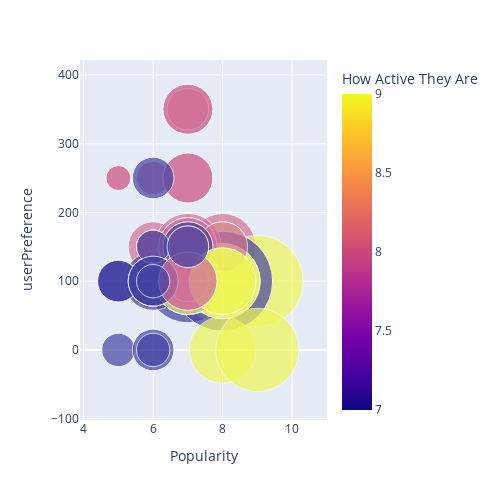

Notebook source saved alongside this figure:
### Code cell
import plotly.express as px

interest_level = [0] * 82
df["userPreference"] = interest_level
# Get user input for filtering
major_filter = input('''Choose a major from the following
Engineering
Science
Computer Science
Performing arts
Athletic & Recreation
Cultural
Social
Fraternities and Sororities
Miscellaneous
''')
category_filter = input('''Choose a Category from the following
Academic
Arts
Sports
Service
Special Interest
Cultural
Business
''')
ps_filter = input("choose (Professional/ Social): ")
time_filter = input("Enter the time commitment you want in hours/week: ")
size_filter = input("Enter the member size you prefer: ")
for index, row in df.iterrows():
  if (row['Majors'] == major_filter):
    df.at[index,'userPreference'] = df.at[index,'userPreference']+200
  if (row['Category'] == category_filter):
    df.at[index,'userPreference'] = df.at[index,'userPreference']+150
  if (row['Social/Professional'] == ps_filter) :
    df.at[index,'userPreference'] = df.at[index,'userPreference']+100
  if row['Time Commitment'] == time_filter:
    df.at[index,'userPreference'] = df.at[index,'userPreference']+100
  if row['Size'] == size_filter:
    df.at[index,'userPreference'] = df.at[index,'userPreference']+100

df

if not df.empty:
    print("Filtered DataFrame:")
    print(df)
    fig = px.scatter(df, x = "Popularity", y = "userPreference", size = df[ "Size"], hover_name = "RSO Name", color = "How Active They Are", size_max = 10)
    fig.update_traces(opacity=0.75, marker=dict(sizemode='diameter'))
    fig.update_layout(
    height=500,
    width=500
    )
    fig.show()
else:
    print("No data found matching the filter criteria.")

df

### Figure 1 — Plotly figure (JSON) as saved in the notebook; plotly's stock layout.template omitted (floating-point values rounded to 4 significant figures)
{"data": [{"hovertemplate": "<b>%{hovertext}</b><br><br>Popularity=%{x}<br>userPreference=%{y}<br>Size=%{marker.size}<br>How Active They Are=%{marker.color}<extra></extra>", "hovertext": ["Chess Club", "Photography Club", "Soccer Club", "Drama Society", "Mathematics Club", "Environmental Club", "Debate Team", "Music Ensemble", "Volleyball Club", "Red Cross Society", "Astronomy Club", "Cycling Club", "Film Society", "Computer Science Club", "Basketball Club", "Art Club", "Engineering Club", "Swimming Club", "Literary Society", "Marketing Club", "Gardening Club", "Dance Team", "History Club", "Football Club", "Physics Club", "International Students Club", "Model United Nations", "Running Club", "Cooking Club", "Robotics Club", "Tennis Club", "Animal Rights Club", "Psychology Club", "Science Fiction Society", "Ultimate Frisbee Club", "Amnesty International", "Art History Club", "Investment Club", "Martial Arts Club", "Fashion Club", "Geology Club", "Hiking Club", "Guitar Club", "Entrepreneurship Club", "Scuba Diving Club", "Chemistry Club", "Yoga Club", "Political Science Club", "E-Sports Club", "Creative Writing Society", "Aeronautics Club", "Tabletop Games Club", "Rugby Club", "Pre-Med Society", "Student Government", "Sustainability Club", "Acapella Group", "Astronomy Club", "Rowing Club", "Coding Club", "Fashion Design Club", "Debate Club", "Badminton Club", "Art History Club", "Rock Climbing Club", "Model Rocketry Club", "Student Newspaper", "Hiking Club", "History Club", "Music Production Club", "Eco Warriors Club", "Film Club", "Auto Enthusiasts Club", "Health and Fitness Club", "Chemical Engineering Society", "Chess Club", "Gaming Club", "Philosophy Club", "Golf Club", "Computer Graphics Club", "Creative Coding Society", "Art Therapy Club"], "legendgroup": "", "marker": {"color": [8, 7, 9, 7, 8, 7, 8, 8, 9, 7, 8, 9, 7, 8, 9, 7, 8, 9, 7, 9, 7, 8, 8, 9, 8, 7, 8, 9, 7, 8, 9, 7, 8, 7, 9, 7, 8, 8, 9, 7, 8, 9, 7, 9, 7, 8, 9, 8, 9, 8, 8, 7, 9, 8, 9, 7, 7, 8, 9, 8, 7, 8, 7, 8, 9, 7, 7, 8, 7, 9, 8, 8, 7, 7, 8, 8, 9, 7, 7, 8, 7, 7], "coloraxis": "coloraxis", "size": [30, 25, 40, 50, 20, 35, 25, 30, 35, 40, 15, 50, 30, 40, 45, 20, 25, 30, 20, 30, 25, 40, 20, 55, 25, 60, 40, 45, 30, 30, 35, 25, 30, 20, 35, 25, 20, 35, 40, 30, 20, 30, 25, 40, 30, 20, 35, 30, 45, 40, 25, 30, 45, 35, 50, 40, 20, 15, 35, 30, 25, 30, 20, 25, 40, 30, 20, 30, 25, 40, 35, 25, 20, 30, 30, 25, 40, 20, 30, 35, 25, 20], "sizemode": "diameter", "sizeref": 0.6, "symbol": "circle"}, "mode": "markers", "name": "", "opacity": 0.75, "orientation": "v", "showlegend": false, "type": "scatter", "x": [6, 5, 8, 7, 6, 6, 7, 7, 8, 7, 5, 8, 6, 8, 8, 6, 7, 7, 5, 8, 6, 7, 6, 9, 7, 8, 7, 8, 6, 7, 8, 6, 7, 6, 8, 6, 6, 7, 8, 7, 6, 7, 5, 8, 6, 6, 8, 7, 8, 7, 7, 7, 8, 7, 9, 7, 6, 5, 8, 7, 5, 8, 6, 7, 7, 7, 6, 7, 6, 8, 7, 7, 6, 6, 7, 7, 8, 6, 6, 7, 7, 6], "xaxis": "x", "y": [150, 100, 100, 100, 150, 100, 150, 100, 100, 100, 250, 100, 100, 150, 100, 100, 350, 100, 0, 150, 100, 100, 250, 100, 150, 100, 150, 100, 100, 350, 100, 100, 250, 100, 100, 0, 100, 150, 100, 100, 150, 100, 100, 0, 100, 150, 100, 250, 100, 100, 350, 100, 100, 150, 0, 100, 100, 250, 100, 150, 100, 150, 100, 100, 100, 150, 0, 100, 250, 100, 100, 100, 100, 100, 350, 150, 100, 150, 100, 100, 150, 100], "yaxis": "y"}], "layout": {"coloraxis": {"colorbar": {"title": {"text": "How Active They Are"}}, "colorscale": [[0, "#0d0887"], [0.1111, "#46039f"], [0.2222, "#7201a8"], [0.3333, "#9c179e"], [0.4444, "#bd3786"], [0.5556, "#d8576b"], [0.6667, "#ed7953"], [0.7778, "#fb9f3a"], [0.8889, "#fdca26"], [1, "#f0f921"]]}, "height": 500, "legend": {"itemsizing": "constant", "tracegroupgap": 0}, "margin": {"t": 60}, "width": 500, "xaxis": {"anchor": "y", "domain": [0, 1], "title": {"text": "Popularity"}}, "yaxis": {"anchor": "x", "domain": [0, 1], "title": {"text": "userPreference"}}}}
